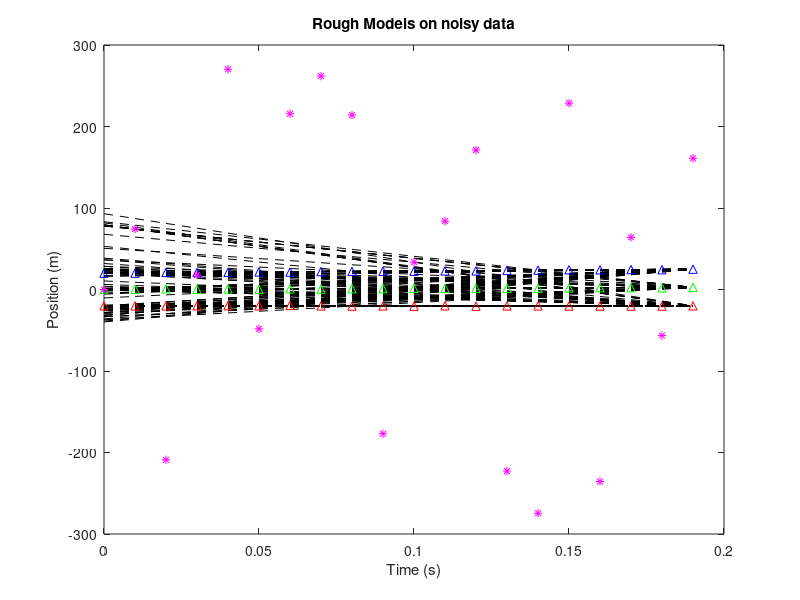
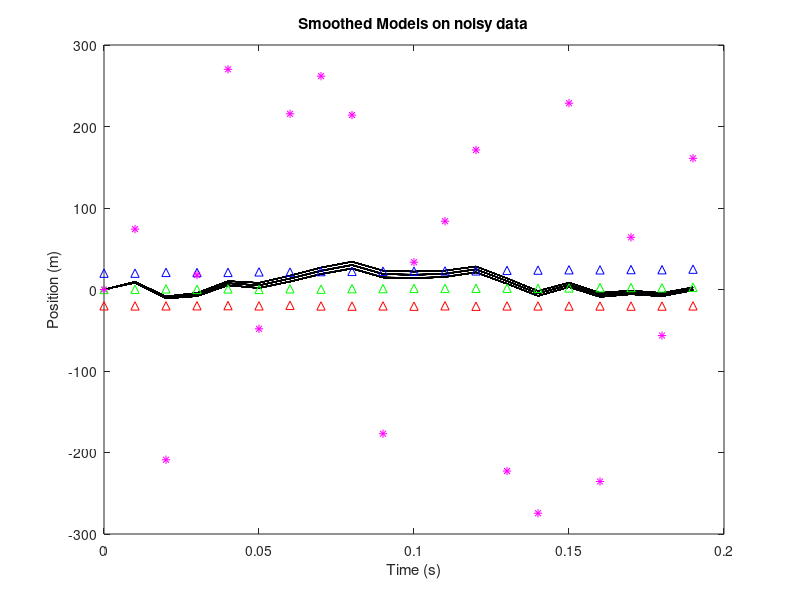

Source code (MATLAB) for these figures, in order:
%%%%%%%%%%%%%%%%%%%%%%%%%%%%%%%%%%%%%%%
%%%%% RANSAC 1D - Multiple Target %%%%%
%%%%%%%%%%%%%%%%%%%%%%%%%%%%%%%%%%%%%%%
% ----------------------------------- %
%          ALGORITHM OUTLINE          %
% ----------------------------------- %
% 0.1 Load measurements               %
% 0.2 Build constant matrices         %
% 1.  Make measurements into objects  %
%       (where each measurement has a %
%       .data,.t_step,.association)   %
% 2.  Build models for all measurement%
%       -s based on current time step %
%       measurements into a model     %
%       object vector                 %
% 3.0 Get rid of models that have the %
%       same initial and final inliers%
% 3.1 Choose model objects from vector%
%       that have a predefined number %
%       of associated measurements    %
% 4.  Apply KALMAN SMOOTHING to these %
%       models                        %
% 5. Delete associated measurements   %
%       from these models             %
%%%%%%%%%%%%%%%%%%%%%%%%%%%%%%%%%%%%%%%
clc; close all; clear all;
%% 0.1 Load measurements
data_file=load('1d_multTarg_ransac_data.mat');
t=data_file.t;      % Time array
dt=data_file.dt;    % Time step
trueModel = data_file.x;    % True state of target
y_k=data_file.y;    % Measurements: Columns 1-3 are true measurements. all other cols are from random noisy data
Num_Targets = size(y_k,2); % Number of targets and noise
%% 0.2 Build constant matrices
% Define Constants
N = 20; % measurement window length
n = 2;  % # of states (2 because of position and velocity)
m = 1;  % # of states I'm measuring (1 because I'm just obtaining position data)

% Dynamic model definition for 1D models
x_k=zeros(2,N);     % Initial States
a = [0 1; 0 0];     % Continuous time system matrix
A = [1 dt; 0 1];    % Discretized system matrix
C = [1 0];          % Measurement matrix
Gk = (2*eye(2)+a*dt+a^2*dt^2/3+a^3*dt^3/12)*dt/2*[0;1]; % Measurements process noise matrix
Q = data_file.Qk;   % Continuous time process noise covariance
R = data_file.R;    % Continuous time measurement noise covariance
Qk= Gk*Q*Gk';       % State/Processing noise discretized

% Other matrix definitions
O=zeros(m*N,n);     % Matrix describing the expected measurement's evolution form initial state to subsequent time steps
G=zeros(m*N,n*N);   % Propagates the process noise 

% Build/Fill in Matrices
%---------O---------%
for i=1:N
    if i~=1
        O(i,:)=C*(A^(i-1));
    else
        O(i,:)=C;
    end
end
%---------G---------%
for col=1:n:n*N
    for row=1:m*N
        if(row==1||col<=2)
            G(row,col:col+ceil(n/2))=zeros(1,n);
        elseif(ceil(row/m)==ceil(col/n))
            G(row,col:col+ceil(n/2))=C;
        elseif(ceil(row/m)>ceil(col/n))
            G(row,col:col+ceil(n/2))=C*A^(ceil(row/m)-ceil(col/n));
        else
            G(row,col:col+ceil(n/2))=zeros(1,n);
        end
    end
end
%---------E---------%
Qblock=kron(eye(m*N),Qk);   % size=nNxnN
Rblock=kron(eye(m*N),R);    % size=mNxmN
E=G*Qblock*G'+Rblock;       % size=mNxmN

% Noise propagating portion;
noise_prop=inv(O'*inv(E)*O)*O'*inv(E); % size=nxN

%---psi,Psi,Phi---%
psi=Num_Targets; % number of measurements at each time step
Psi=psi*N; % total number of measurements in measurement window
Phi=kron(eye(N),kron(ones(psi,1),eye(1)));
y_k_1D=zeros(Psi,1);
c=1;
for i=1:N
    for j=1:psi
        y_k_1D(c,1)=y_k(i,j);
        c=c+1;
    end
end

%% 1.  Make measurements into objects %
%       (where each measurement has a %
%       .data,.t_step,.association)   %
meas = struct('data', cell(N, Num_Targets),...
    't_step', cell(N, Num_Targets),...
    'associated', cell(N, Num_Targets));
for kk=1:N
    for jj=1:Num_Targets
        meas(kk,jj).data = y_k(kk,jj);
        meas(kk,jj).t_step = kk;
        meas(kk,jj).associated = 0; % 0 = False
    end
end

%% 2. Build models for all measurement%
%       -s based on current time step %
%       measurements into a model     %
%       object vector                 %
%tauR=.02;
tauR=300;
%Build model array (M) based on each current data points
%M=(window_size-1)*Number_targets*
M=struct('model',cell((N-1)*Num_Targets*size(meas(end,:),2),1),...
    'assocmeas',cell((N-1)*Num_Targets*size(meas(end,:),2),1));
modelnum=1;
for curr_data_pt=1:size(meas(end,:),2)
    % Build a model with currdp with respect to each data point at each
    % time step but the current one
    for ii=1:(size(meas,1)-1)
        for jj=1:size(meas,2)
            currInliers=0;            
            d=[ii*jj;Psi-(curr_data_pt-1)];
            B=[zeros(1,d(1)-1),eye(1),zeros(1,Psi-d(1));...
                zeros(1,d(2)-1),eye(1),zeros(1,Psi-d(2))];
            Obar=B*Phi*O;
            Ebar=B*Phi*E*Phi'*B';
            noise_prop_bar=inv(Obar'*inv(Ebar)*Obar)*Obar'*inv(Ebar);
            ybar=B*y_k_1D;
            xhat=noise_prop_bar*ybar;
            M(modelnum).model=xhat;
            for qq=1:N %time steps
                for rr=1:size(meas,2) %number of measurements per time step
%                     %%% Find distance between point meas(qq,rr) and line
%                     %%% y=mx+b, where m=x(2)->velocity and b=x(1)->position
%                     m1=xhat(2);                     %Model slope
%                     b1=xhat(1);                     %Model intersect
%                     y2=meas(qq,rr).data;            %Data point
%                     x2=(meas(qq,rr).t_step-1)*dt;   %Data point
%                     m2=-1/m1;                       %Perpendicular line slope
%                     b2=y2+1/m1*x2;                  %Perpendicular line intersect
%                     x1=(b2-b1)/(m1+1/m1);           %Model intersection point
%                     y1=m2*x1+b2;                    %Model intersection point
%                     dist=sqrt((y2-y1)^2+(x2-x1)^2); %Distance between point and line
%                     if(dist<=tauR)
%                         M(modelnum).assocmeas=[M(modelnum).assocmeas,meas(qq,rr)];
%                         currInliers=currInliers+1;
%                     end
                    
                    Bk=eye(Psi);
                    dist_paper=norm((Bk*y_k_1D-Bk*Phi*O*xhat),inf);
                    if(dist_paper<=tauR)
                        M(modelnum).assocmeas=[M(modelnum).assocmeas,meas(qq,rr)];
                        currInliers=currInliers+1;
                    end
                    
                end
            end
%             % Plot data points, current model, found inliers
%             figure(modelnum); clf;
%             for curr_am=1:size(M(modelnum).assocmeas,2)
%                 curr_am_data=M(modelnum).assocmeas(curr_am).data;
%                 curr_am_tstep=M(modelnum).assocmeas(curr_am).t_step;
%                 plot((curr_am_tstep-1)*dt,curr_am_data,'ko','Linewidth',2);
%                 hold on;
%             end
%             plot(t(1,1:N),y_k(1:N,1),'b^'); hold on;
%             plot(t(1,1:N),y_k(1:N,2),'r^');
%             plot(t(1,1:N),y_k(1:N,3),'m*');
%             plot(t(1:N),m1*t(1:N)+b1,'k--','Linewidth',2);
%             title(sprintf('Data w/Inliers @ m=%f, and b=%f',m1,b1))
%             hold off;
            % Increase model number
            modelnum=modelnum+1;
        end    
    end
end
modelnum=modelnum-1;

%% 3.0 Get rid of models that have the same initial and final inliers
eq_models=[];
currMod=1;
while(currMod<=size(M,1))
    if(size([M(currMod).assocmeas])>=1)
        [tstep_init, idx_init]=min([M(currMod).assocmeas.t_step]);
        inl_init_val=[M(currMod).assocmeas(idx_init).data];
        [tstep_fin, idx_fin] =max([M(currMod).assocmeas.t_step]);  
        inl_fin_val=[M(currMod).assocmeas(idx_fin).data];
        chckMod=1;
        while(chckMod<=size(M,1))
            %%Check inliers
            if(size([M(chckMod).assocmeas])>=1)
                [temp_tstep_init, temp_idx_init]=min([M(chckMod).assocmeas.t_step]);
                temp_inl_init_val=[M(chckMod).assocmeas(temp_idx_init).data];
                [temp_tstep_fin, temp_idx_fin] =max([M(chckMod).assocmeas.t_step]);  
                temp_inl_fin_val=[M(chckMod).assocmeas(temp_idx_fin).data];
                if((temp_tstep_init==tstep_init)&&(temp_inl_init_val==inl_init_val)&&...
                        (temp_tstep_fin==tstep_fin)&&(temp_inl_fin_val==inl_fin_val))
                    idx=find(eq_models==chckMod);
                    if(size(idx,2)==0)
                        M(chckMod)=[];
                        eq_models(end+1)=chckMod;
                    end
                end
            end
            chckMod=chckMod+1;
        end
    end
    currMod=currMod+1;
end

%% 3.1 Choose model objects from vector%
%       that have a predefined number %
%       of associated measurements    %
best_model.model=[];
best_model.assocmeas=[];
numbestmodels=0;
for ii=1:size(M,1)
    if (size(M(ii).assocmeas,2)>floor(N/2))
        numbestmodels=numbestmodels+1;
        best_model(numbestmodels).model=M(ii).model;
        best_model(numbestmodels).assocmeas=M(ii).assocmeas;
    end
end
%% Plot model on top of noisy data
model=zeros(size([best_model.model],2),size(t,2));
for ii=1:size([best_model.model],2)
    curr_best_model=best_model(ii).model;
    model(ii,:)=curr_best_model(1)+curr_best_model(2)*t;
end
clf;
figure(1);
for ii=1:size(model,1)
    plot(t(1,1:N),model(ii,1:N),'k--'); hold on;
end
fprintf('%.1f models plotted on graph.\n',size(model,1))
plot(t(1,1:N),y_k(1:N,1),'b^'); hold on;
plot(t(1,1:N),y_k(1:N,2),'r^');
plot(t(1,1:N),y_k(1:N,3),'g^');
plot(t(1,1:N),y_k(1:N,end),'m*','Linewidth',.75); 
hold off;
title("Rough Models on noisy data")
xlabel('Time (s)');
ylabel('Position (m)');
%pause(5)
%savefig('1d_1targ_ransac_comparison');
%close(gcf);
%% 4. Apply KALMAN SMOOTHING to these %
%       models                        %
%P=inv(O'*inv(E)*O); % Error of covariance from paper
P=inv(Obar'*inv(Ebar)*Obar); % Error of covariance from paper

x_hat=zeros(n,N,size([best_model.model],2));
for ii=1:size([best_model.model],2) %Loop for each model
    curr_best_model=best_model(ii).model;
    x_hat(:,:,ii)=[curr_best_model(1)+curr_best_model(2)*t(1,1:N);curr_best_model(2)*ones(1,N)];
    for k=1:N %Loop through each time step (all time steps in time horizon) 
        if k~=1
            x_hat(:,k,ii)=A*x_hat(:,k-1,ii);
            P_new=A*P_new*A'+Qk;
        else
            P_new=P;
        end
        mod_inl=find([best_model(ii).assocmeas.t_step]==k);
        for j=1:size(mod_inl,2) %Each measurement inside model @ curr t_step
            L=P_new*C'*inv(R+C*P_new*C');
            P_new=(eye(n)-L*C)*P_new;
            x_hat(:,k,ii)=x_hat(:,k,ii)+...
                L*(best_model(ii).assocmeas(mod_inl(j)).data-C*x_hat(:,k,ii));
        end
    end
end

%% Plot smoothed model on top of noisy data
%clf;
figure(2);
for ii=1:size(x_hat,3)
    plot(t(1,1:N),x_hat(1,1:N,ii),'k-'); hold on;
end
plot(t(1,1:N),y_k(1:N,1),'b^'); hold on;
plot(t(1,1:N),y_k(1:N,2),'r^');
plot(t(1,1:N),y_k(1:N,3),'g^'); 
plot(t(1,1:N),y_k(1:N,end),'m*','Linewidth',.75);
title("Smoothed Models on noisy data")
xlabel('Time (s)');
ylabel('Position (m)');
hold off;
%legend('Model','True data','Noise');
%pause(5)
%savefig('1d_1targ_ransac_spread_smoothed');
%close(gcf);

%% 5. Delete associated measurements  %
%       from these models             %

